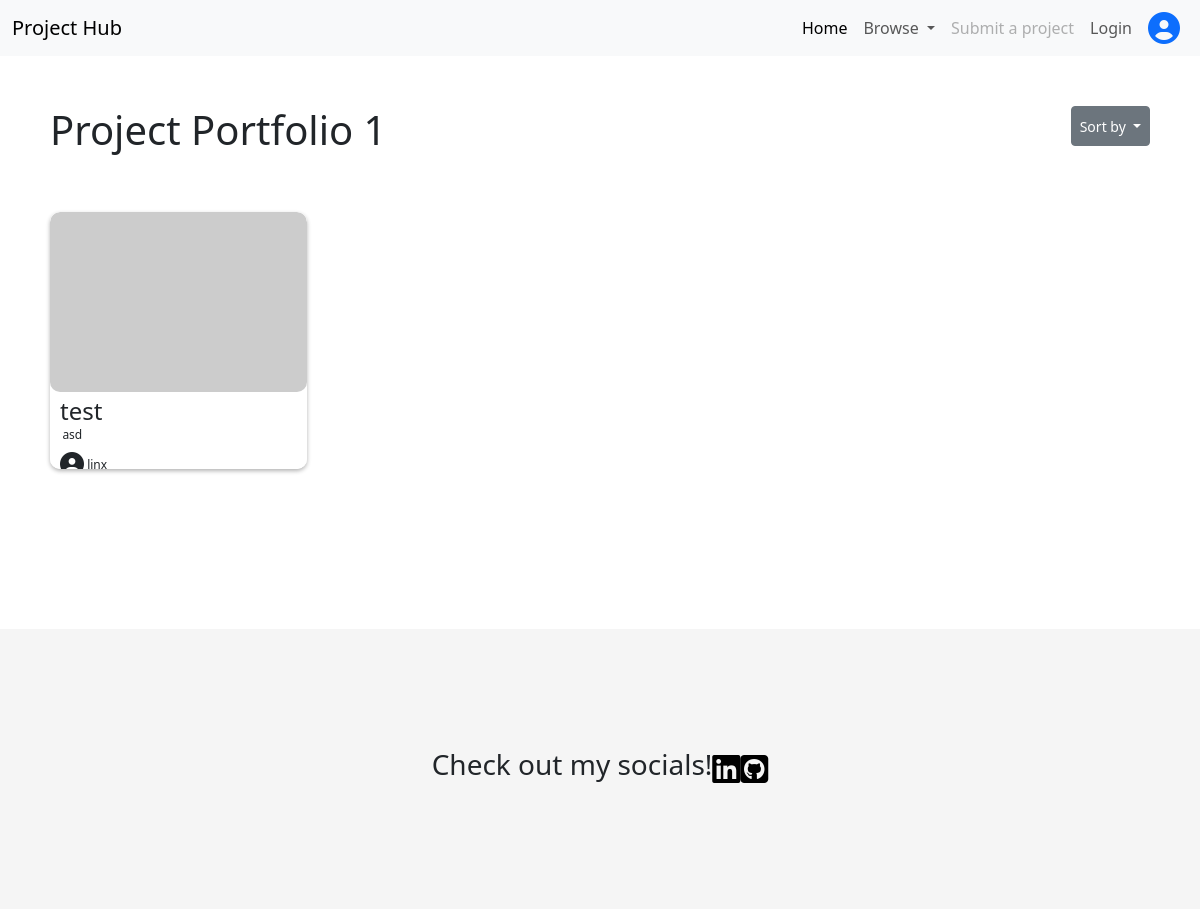
The app's page /browse_project/1/a-z/ with its own data.
### hub_main/models.py (models this page shows, shortened)
class Category(models.Model):
    name = models.CharField(max_length=200, blank=False)
    slug = models.SlugField(max_length=200, unique=True)

class Post(models.Model):
    title = models.CharField(max_length=200, blank=False)
    slug = models.SlugField(max_length=200, unique=True)
    author = models.ForeignKey(User, on_delete=models.CASCADE, related_name='project_post')
    Category = models.ForeignKey(Category, on_delete=models.CASCADE, related_name='categories')
    created_on = models.DateField(auto_now_add=True)
    description = models.TextField()
    likes = models.ManyToManyField(User, related_name='liked_posts', null=True, blank=True)
    live_link = models.URLField(blank=False)
    github_repo_link = models.URLField()
    class Meta:
        ordering = ['created_on']

### hub_main/views.py (the view, shortened to what this page needs)
# urls.py: path('browse_project/<int:pp>/<str:sort_by>/', views.browse_project, name='browse_project'),
def browse_project(request, pp, sort_by):
    if sort_by == 'a-z':
        posts = Post.objects.all().order_by('title')
        posts = list(posts)
        posts.reverse()
        return render(request, 'browse_project.html', {'posts': Post.objects.filter(Category_id=pp).order_by('title'), 'category' : Category.objects.get(id=pp)})
    else:
        return render(request, 'browse_project.html', {'posts': Post.objects.filter(Category_id=pp), 'category' : Category.objects.get(id=pp)})

### hub_main/templates/browse_project.html (shortened to what this page needs)
{% extends "base.html" %}
{% load static %}
{% block content %}
<section>
    <div id="header" class="padding-content">
        <h1 id="browse-heading">{{ category.name }}</h1>
        <div class="btn-group" id="filter-btn">
            <button class="btn btn-secondary btn-sm dropdown-toggle" type="button" data-bs-toggle="dropdown" aria-expanded="false">
            Sort by
            </button>
        </div>
    </div>
    <div class="container-fluid padding-content">
        <div class="grid">
            <div class="row">
                {% for post in posts %}
                <div class="col-md-3 col-6">
                    <a href="{% url 'project_details' post.slug %}" style="color:inherit;">
                        <div class="my-card">
                            <img src="https://picsum.photos/500" class="my-card-img" alt="...">
                            <div class="my-card-body">
                                <h5 class="my-card-title">{{ post.title }}</h5>
                                <p class="my-card-text">{{ post.description }}</p>
                                <div class="my-card-author">
                                    <span>{{ post.author }}</span>
                                </div>
                            </div>
                        </div>
                    </a>
                </div>
                {% endfor %}
            </div>
        </div>
    </div>
</section>
{% endblock %}

### hub_main/static/hub_main/css/styles.css (style rules this page uses)
* { margin: 0; padding: 0; box-sizing: border-box; }
.padding-content { padding-left: 50px; padding-right: 50px; }
.my-card { border-radius: 10px; height: 100%; box-shadow: 0 2px 4px rgba(0, 0, 0, 0.3); position: relative; overflow: scroll; background-color: white; }
.my-card img { width: 100%; height: 70%; object-fit: cover; border-radius: 10px; }
.my-card-body { position: absolute; left: 10px; margin-top: 5px; margin-bottom: 5px; }
.my-card-title { font-size: 2vw; margin: 0; padding: 0; }
.my-card-text { font-size: 1vw; margin-bottom: 1vw; margin-left: 0.2vw; }
.my-card-author { font-size: 1vw; }
#header { margin: 50px 0px; display: flex; justify-content: space-between; }
#filter-btn { height: 40px; }

### records on screen
Category: name "Project Portfolio 1"
Post: title "test", description "asd", author "linx"
